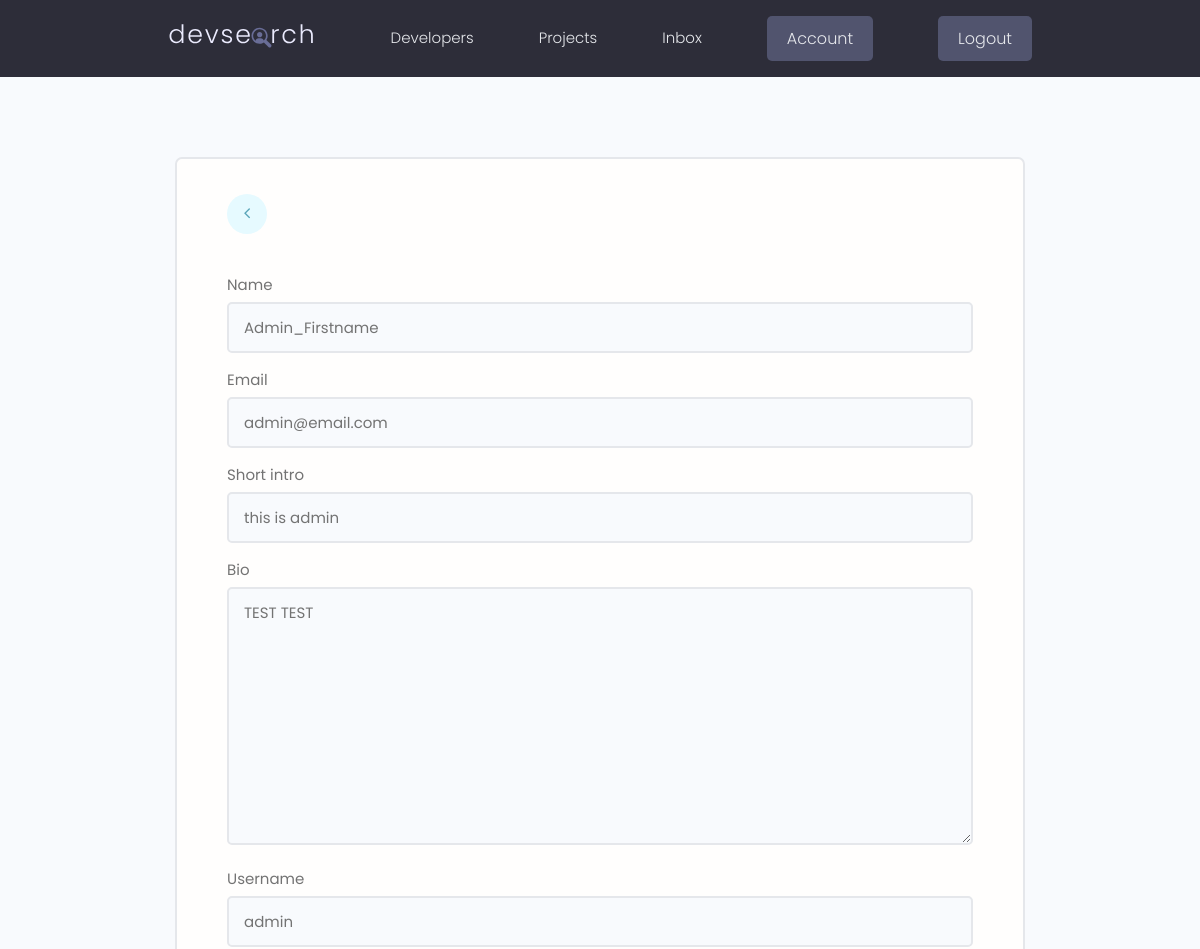
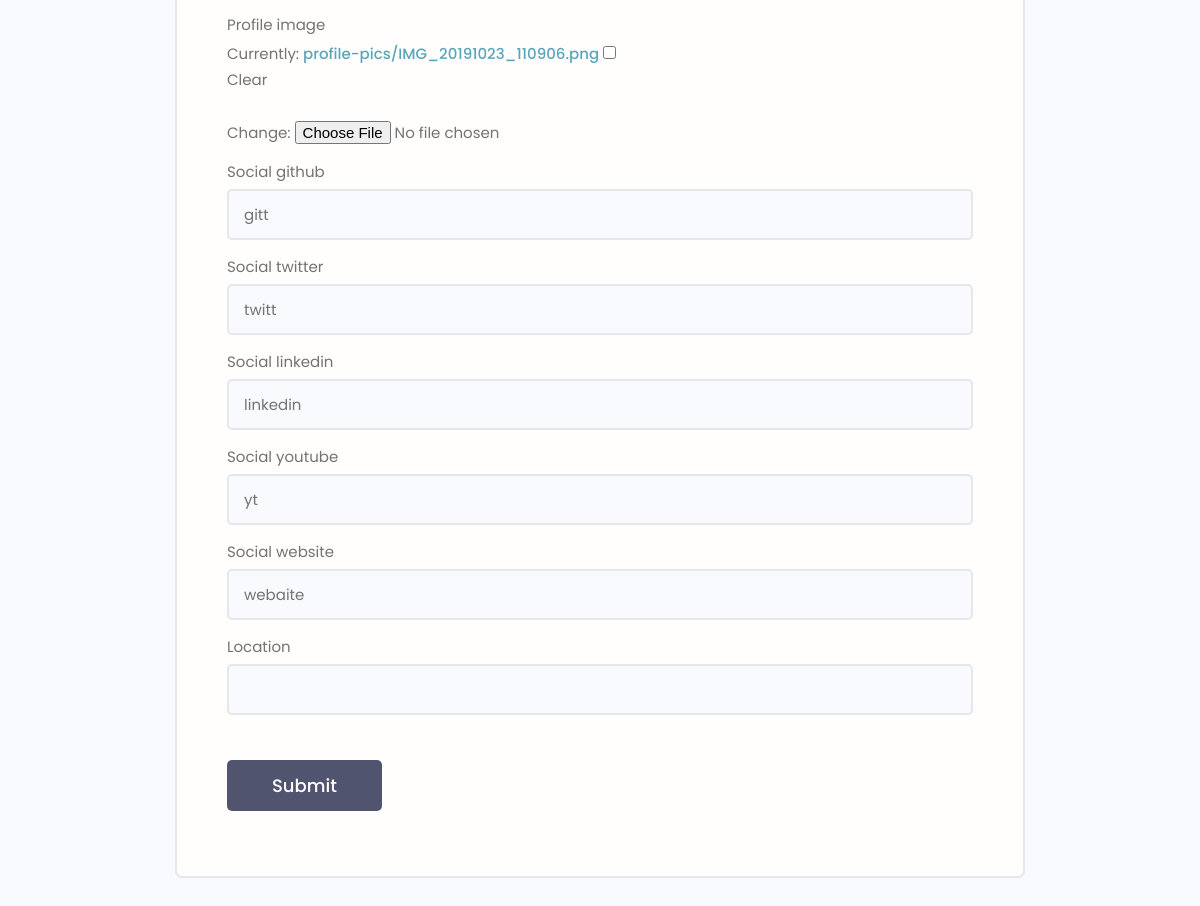
The page /edit-account/ (signed in) on the database its author committed (2 pictures, top to bottom).
### users/models.py (models this page shows, shortened)
class Profile(models.Model):
    user = models.OneToOneField(User,on_delete=models.CASCADE,null=True,blank=True)
    name = models.CharField(max_length=200,blank=True,null = True)
    email = models.EmailField(max_length = 500, blank =True, null=True)
    short_intro = models.CharField(max_length=200, blank=True,null=True)
    bio=models.TextField(blank=True,null=True)
    username = models.CharField(max_length=200,blank=True,null = True)
    profile_image = models.ImageField(null=True,blank=True,upload_to='profile-pics/',default="profile-pics/user-default.png")
    social_github = models.CharField(max_length=200,blank=True,null = True)
    social_twitter = models.CharField(max_length=200,blank=True,null = True)
    social_linkedin = models.CharField(max_length=200,blank=True,null = True)
    social_youtube = models.CharField(max_length=200,blank=True,null = True)
    social_website = models.CharField(max_length=200,blank=True,null = True)
    created = models.DateTimeField(auto_now_add=True)
    id = models.UUIDField(default=uuid.uuid4,unique=True,primary_key=True,editable=False)
    location = models.CharField(max_length=200,blank=True,null = True)

### users/views.py (the view)
# urls.py: path('edit-account/',views.editAccount,name="edit-account"),
@login_required(login_url='login')
def editAccount(request):
    form = ProfileForm(instance=request.user.profile)
    context ={'form':form}
    if request.method == "POST":
        form=ProfileForm(request.POST,request.FILES,instance=request.user.profile)
        if form.is_valid():
            form.save()
            return redirect("account")
    return render(request,'users/profile_form.html',context)

### users/forms.py
class ProfileForm(ModelForm):
    class Meta:
        model= Profile
        exclude = {'user'}
        labels={
            'first_name':"Name"
        }
    def __init__(self, *args, **kwargs):
        super(ProfileForm, self).__init__(*args, **kwargs)
        for name,field in self.fields.items():
            field.widget.attrs.update({'class':'input'})

### users/templates/users/profile_form.html (shortened to what this page needs)
{% extends 'main.html' %}
{% block content %}
<main class="formPage my-xl">
    <div class="content-box">
        <div class="formWrapper">
            <a class="backButton" href="{% url 'account' %}"><i class="fa fa-angle-left"></i></a>
            <br>
            <form class="form" method="POST"   action="{% url 'edit-account' %}" enctype="multipart/form-data">
                {% for field in form %}
                <div class="form__field">
                    <label for="formInput#text">{{field.label}} </label>
                        {{field}}
                </div>
                {% endfor%}
                <input class="btn btn--sub btn--lg  my-md" type="submit" value="Submit" />
            </form>
        </div>
    </div>
</main>
{% endblock content %}

### static/styles/app.css (style rules this page uses)
:root { --color-sub: #2d2d39; }
.btn--sub { background-color: var(--color-sub-light); }
.content-box { width: 95%; max-width: 85rem; margin: 0 auto; }
.backButton { background: var(--color-main-light); color: var(--color-main); width: 4rem; height: 4rem; display: flex; align-items: center; justify-content: center; border-radius: 50%; }
.backButton i { font-size: 1.8rem; }
.formPage .formWrapper { list-style: none; background: var(--color-white); padding: 3.5rem 5rem; border: 2px solid var(--color-light); border-radius: 0.7rem; }

### static/uikit/styles/modules/_variables.css (style rules this page uses)
:root { --color-main: #5aa5b9; --color-main-light: #e6faff; --color-sub: #3f4156; --color-sub-light: #51546e; --color-sub-lighter: #ededfd; --color-text: #737373; --color-gray: #8b8b8b; --color-light: #e5e7eb; --color-light-gray: #767676; --color-bg: #f8fafd; --color-white: #fffefd; --color-white-light: #f3f3f3; --color-success: #359e64; --color-success-bg: #def8e8; --color-error: #fc4b0b; --color-error-bg: #fff2ee; --font-base: 'Poppins', arial, helvetica, 'Segoe UI', roboto, ubuntu, sans-serif; --font-monospace: 'Fira Code', 'Courier New', courier, monospace; --font-regular: 300; --font-medium: 500; --font-bold: 700; --generic-shadow: 1px 1px 5px #00000010; --generic-transition: all 0.3s ease-in-out; }

### static/uikit/styles/modules/_base.css (style rules this page uses)
* { margin: 0; padding: 0; box-sizing: border-box; text-rendering: optimizeLegibility; color: inherit; font-size: inherit; }
html { font-size: 50%; }
@media only screen and (min-width: 480px) { html { font-size: 56.25%; } }
@media only screen and (min-width: 1200px) { html { font-size: 62.5%; } }
body { line-height: 1.6; font-weight: 400; font-size: 1.5rem; color: var(--color-text); background-color: var(--color-bg); min-height: 100vh; }

### static/uikit/styles/modules/_typography.css (style rules this page uses)
* { font-family: var(--font-base); }
a { padding-bottom: 2px; text-decoration: none; display: inline-block; color: var(--color-main); font-weight: var(--font-medium); }

### static/uikit/styles/modules/_utilities.css (style rules this page uses)
.my-md { margin: 3rem auto; }
.my-xl { margin: 8rem auto; }

### static/uikit/styles/modules/_button.css (style rules this page uses)
.btn { display: inline-block; position: relative; cursor: pointer; background-color: var(--color-light); font-weight: var(--font-medium); color: var(--color-sub); text-decoration: none; padding: 1rem 2rem; border-radius: 0.5rem; border: none; width: -webkit-fit-content; width: -moz-fit-content; width: fit-content; height: -webkit-fit-content; height: -moz-fit-content; height: fit-content; font-size: 1.6rem; outline-width: 0; outline-color: transparent; -webkit-backface-visibility: hidden; backface-visibility: hidden; transition: all 0.3s ease-in-out; }
.btn--sub { background-color: var(--color-sub); color: var(--color-white); }
.btn--lg { font-size: 1.8rem; padding: 1.2rem 4.5rem; }

### static/uikit/styles/modules/_form.css (style rules this page uses)
.form { display: block; }
.form__field { margin-top: 1.5rem; margin-bottom: 1.5rem; }
.form__label, .form__field > label { display: block; margin-bottom: 0.5rem; color: var(--color-text); }
input.input[type='text'], input.input[type='email'], input.input[type='password'], input.input[type='number'], textarea.input { min-width: 24rem; width: 100%; padding: 1.2rem 1.5rem; border-radius: 0.5rem; border: 2px solid var(--color-light); transition: all 0.3s ease-in-out; background-color: var(--color-bg); }

### rows shown on the page
Profile: form "Admin_Firstname" "admin@email.com" "this is admin" "TEST TEST" "admin" "gitt" "twitt" "linkedin" "yt" "webaite"

### other values the page prints
{{ field.label }} "Name" "Email" "Short intro" "Bio" "Username" "Profile image" "Social github" "Social twitter" "Social linkedin" "Social youtube" "Social website" "Location"
